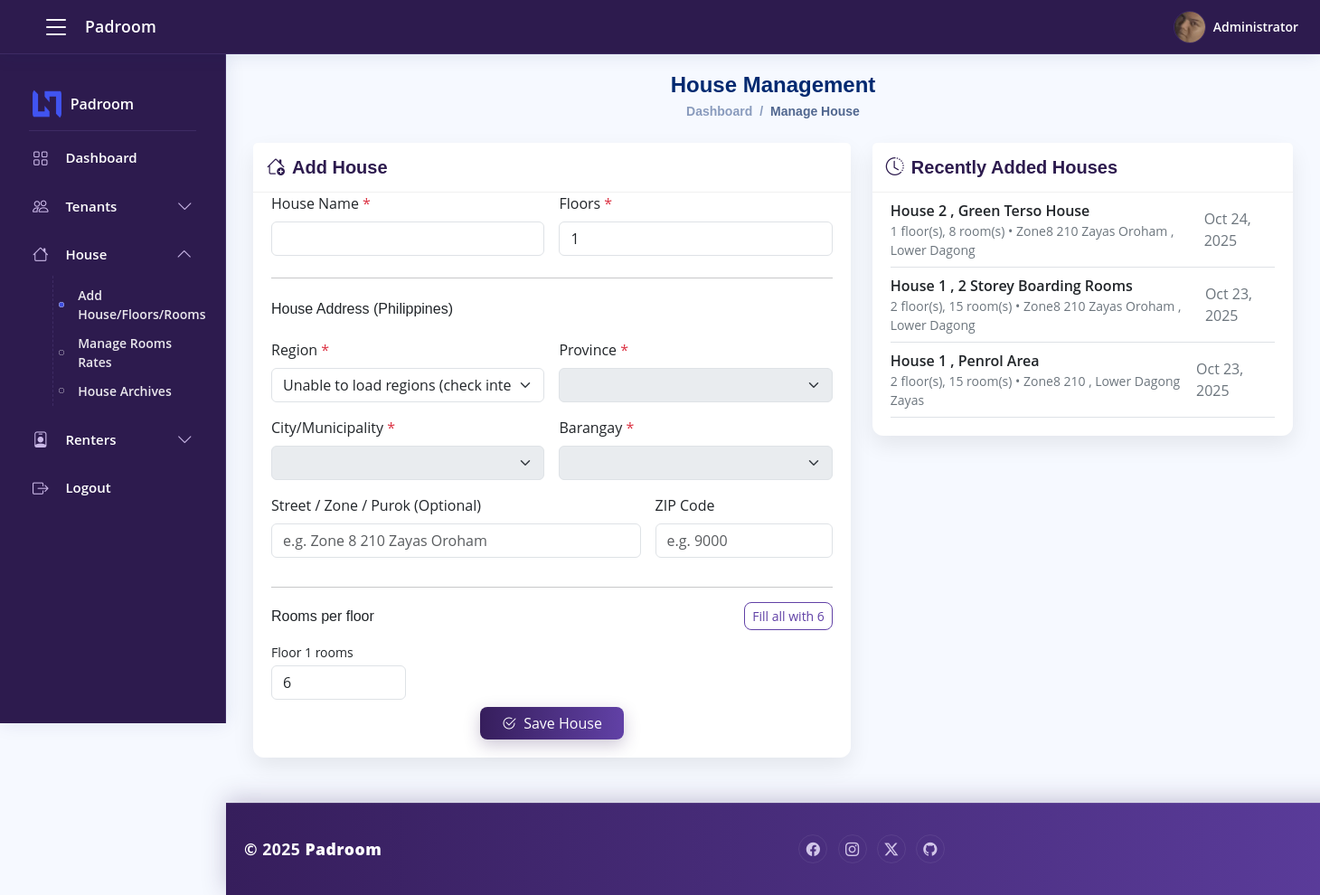
Before: /admin/houses_manage.php (signed in) with the older database file.
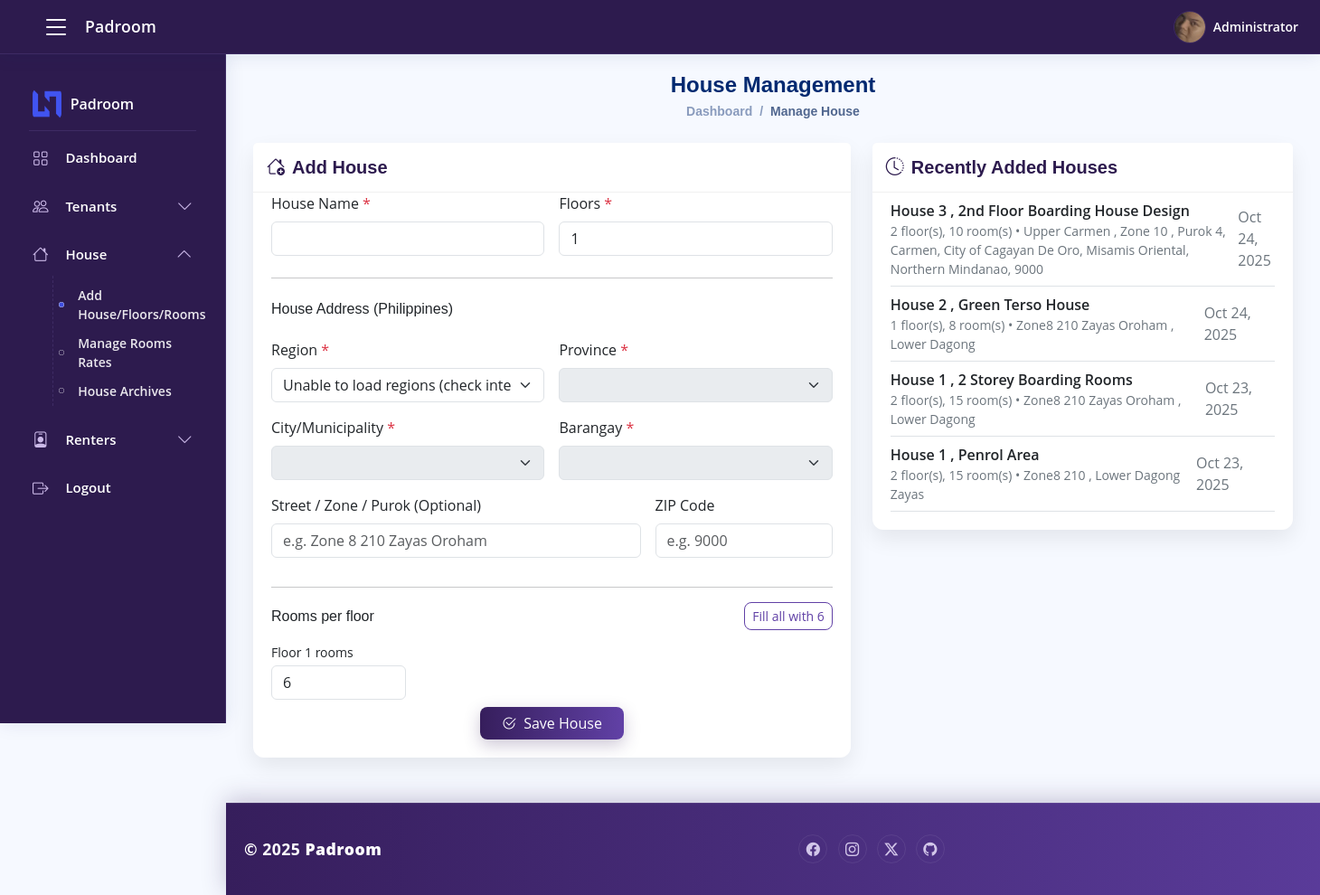
After: the same page with the newer database file.
### tables this page shows
CREATE TABLE `houses` (
  `id` bigint(20) UNSIGNED NOT NULL,
  `name` varchar(100) NOT NULL,
  `address` varchar(255) DEFAULT NULL,
  `notes` text DEFAULT NULL,
  `is_archived` tinyint(1) NOT NULL DEFAULT 0,
  `archived_at` datetime DEFAULT NULL,
  `created_at` timestamp NOT NULL DEFAULT current_timestamp(),
  `updated_at` timestamp NOT NULL DEFAULT current_timestamp() ON UPDATE current_timestamp()
);

### admin/houses_manage.php (the view, shortened to what the changed rows need)
<?php
require_once __DIR__ . '/../inclusions/connection.php';
$BASE = rtrim(dirname($_SERVER['SCRIPT_NAME']), '/');
$latest = [];
$sqlLatest = "
  SELECT h.id, h.name, h.address,
         (SELECT COUNT(*) FROM floors f WHERE f.house_id=h.id) AS floors_count,
         (SELECT COUNT(*) FROM rooms r JOIN floors f ON r.floor_id=f.id WHERE f.house_id=h.id) AS rooms_count,
         h.created_at
  FROM houses h
  ORDER BY h.created_at DESC
  LIMIT 8";
if ($res = $conn->query($sqlLatest)) {
  while ($row = $res->fetch_assoc()) $latest[] = $row;
}
?>
<!DOCTYPE html>
<html lang="en">
<head>
  <link href="<?= $BASE ?>/../assets/vendor/bootstrap/css/bootstrap.min.css" rel="stylesheet">
  <link href="<?= $BASE ?>/../assets/vendor/bootstrap-icons/bootstrap-icons.css" rel="stylesheet">
  <link href="<?= $BASE ?>/../assets/css/style.css" rel="stylesheet">
</head>
<body class="d-flex flex-column min-vh-100">
  <main id="main" class="main flex-grow-1">
    <div class="pagetitle mb-4 text-center">
      <h1 class="h4 mb-1">House Management</h1>
    </div>
    <div class="grid-wrap">
      <div class="row g-4">
        <div class="col-lg-7">
          <div class="card card-v">
            <div class="card-header">
              <h2 class="h5 mb-0 title-v"><i class="bi bi-house-add me-2"></i>Add House</h2>
            </div>
          </div>
        </div>
        <div class="col-lg-5">
          <div class="card card-v">
            <div class="card-header">
              <h2 class="h5 mb-0 title-v"><i class="bi bi-clock-history me-2"></i>Recently Added Houses</h2>
            </div>
            <div class="card-body">
              <?php if (empty($latest)): ?>
                <p class="text-muted mb-0">No houses added yet.</p>
              <?php else: ?>
                <?php foreach ($latest as $h): ?>
                  <div class="d-flex justify-content-between align-items-center py-2 border-bottom">
                    <div>
                      <div class="fw-semibold"><?= htmlspecialchars($h['name']) ?></div>
                      <div class="small-muted small">
                        <?= (int)$h['floors_count'] ?> floor(s), <?= (int)$h['rooms_count'] ?> room(s)
                        <?php if (!empty($h['address'])): ?> • <?= htmlspecialchars($h['address']) ?><?php endif; ?>
                      </div>
                    </div>
                    <div class="small-muted"><?= date('M d, Y', strtotime($h['created_at'])) ?></div>
                  </div>
                <?php endforeach; ?>
              <?php endif; ?>
            </div>
          </div>
        </div>
      </div>
    </div>
  </main>
</body>
</html>

Changed rows visible on the page:
added houses: name "House 3 , 2nd Floor Boarding House Design", floors_count "2", rooms_count "10", address "Upper Carmen , Zone 10 , Purok 4, Carmen, City of Cagayan De Oro, Misamis Oriental, Northern Mindanao, 9000", created_at "Oct 24, 2025"
